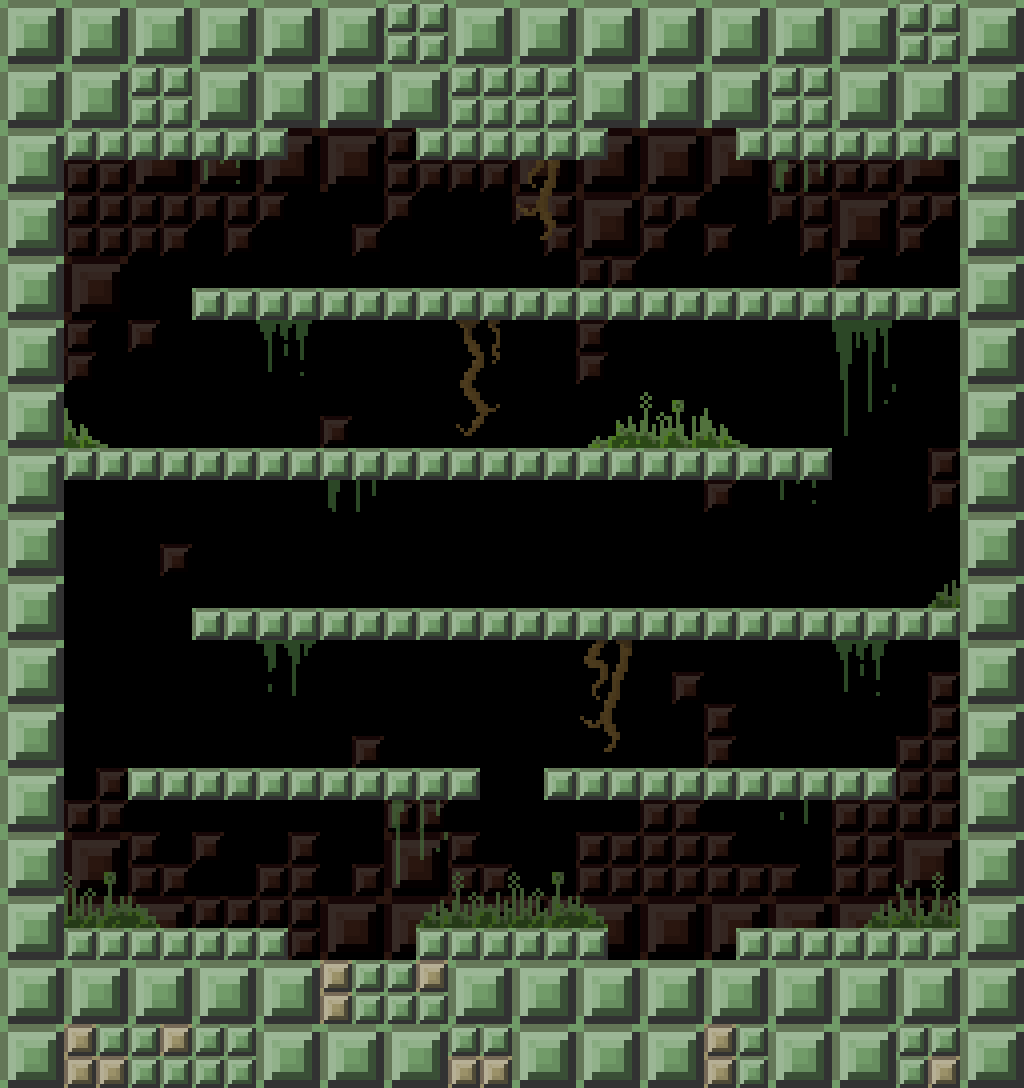

A 2D game scene composited from a Tiled map and its tileset images. What follows is a short description and the map's XML, with each tile layer's data collapsed to a summary:
An orthogonal 16x17 tile map with 64x64 px tiles, 3 tile layers (background, detail, Blocks), 2 tilesets and 27 objects (11x Solid, 5x Platform, 4x Teleport, 3x whirlybob, 2x clocksy, ...).

<map version="1.0" tiledversion="1.0.2" orientation="orthogonal" renderorder="left-down" width="16" height="17" tilewidth="64" tileheight="64" nextobjectid="67">
 <properties>
  <property name="colour_quad" type="int" value="1" />
  <property name="round_time" type="float" value="32" />
 </properties>
 <tileset firstgid="1" name="large" tilewidth="64" tileheight="64" tilecount="112" columns="14">
  <image source="../images/block.png" width="896" height="512" />
 </tileset>
 <tileset firstgid="113" name="block_background" tilewidth="64" tileheight="64" tilecount="42" columns="6">
  <image source="../images/block_background.png" width="384" height="448" />
 </tileset>
 <layer name="background" width="16" height="17">
  <data>[272 cells, 138 non-empty, 13 distinct tile ids]</data>
 </layer>
 <layer name="detail" width="16" height="17">
  <data>[272 cells, 35 non-empty, 19 distinct tile ids]</data>
 </layer>
 <layer name="Blocks" width="16" height="17">
  <data>[272 cells, 105 non-empty, 12 distinct tile ids]</data>
 </layer>
 <objectgroup name="Spawn">
  <object id="55" name="clocksy" x="832" y="208" width="16" height="16" />
  <object id="56" name="clocksy" x="112" y="384" width="16" height="16" />
  <object id="58" name="whirlybob" x="480" y="512" width="16" height="16" />
  <object id="60" name="whirlybob" x="480" y="192" width="16" height="16" />
  <object id="61" name="whirlybob" x="480" y="672" width="16" height="16" />
 </objectgroup>
 <objectgroup color="#005500" name="geometry" visible="0">
  <object id="4" type="Solid" x="64" y="0" width="224" height="160" />
  <object id="7" type="Solid" x="64" y="928" width="224" height="128" />
  <object id="8" type="Solid" x="960" y="128" width="64" height="832" />
  <object id="9" type="Solid" x="0" y="128" width="64" height="832" />
  <object id="42" type="Solid" x="416" y="0" width="192" height="160" />
  <object id="43" type="Solid" x="736" y="0" width="224" height="160" />
  <object id="49" type="Solid" x="416" y="928" width="192" height="128" />
  <object id="50" type="Solid" x="736" y="928" width="224" height="128" />
  <object id="62" type="Solid" x="288" y="0" width="128" height="16" />
  <object id="63" type="Solid" x="608" y="0" width="128" height="16" />
  <object id="64" type="Solid" x="64" y="1056" width="896" height="32" />
  <object id="51" type="Teleport" x="288" y="16" width="128" height="16" />
  <object id="53" type="Teleport" x="608" y="1024" width="128" height="32" />
  <object id="52" type="Teleport" x="608" y="16" width="128" height="16" />
  <object id="54" type="Teleport" x="288" y="1024" width="128" height="32" />
  <object id="48" type="Platform" x="560" y="768" width="327" height="32" />
  <object id="45" type="Platform" x="64" y="448" width="768" height="32" />
  <object id="44" type="Platform" x="192" y="288" width="768" height="32" />
  <object id="46" type="Platform" x="192" y="608" width="768" height="32" />
  <object id="47" type="Platform" x="137" y="768" width="327" height="32" />
  <object id="65" type="Crate" gid="2" x="256" y="576" width="64" height="64" />
  <object id="66" type="Crate" gid="2" x="736" y="416" width="64" height="64" />
 </objectgroup>
</map>
